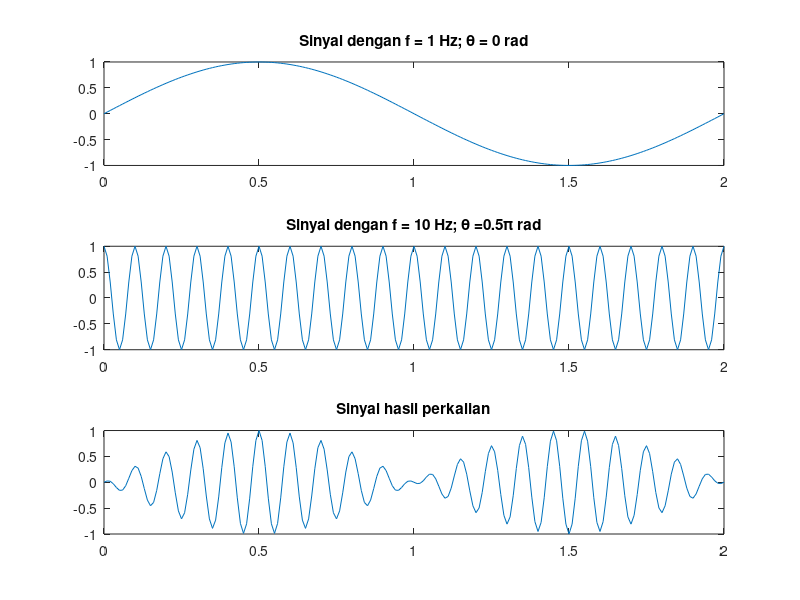

Write MATLAB code to recreate this figure.
clc;
% sinyal dengan f = 1 Hz
T = 100;
t = 0:1/T:2;
f1 = 1;
y1 = sin(f1*pi*t);

% sinyal dengan f dan fase yang diubah-ubah
f2 = 10;
k = 0.5;
pha2 = k*pi;
y2 = sin(2*pi*f2*t + pha2);

% penjumlahan sinyal
y3 = y1 .* y2;

% 1st  plot
subplot(3,1,1);
plot(t, y1);
text = ('Sinyal dengan f = 1 Hz; \theta = 0 rad');
title(text);

% 2nd plot
subplot(3,1,2);
plot(t, y2);
text = (['Sinyal dengan f = ', num2str(f2), ' Hz; \theta =', num2str(k), '\pi rad']);
title(text);

% 3rd plot
subplot(3,1,3);
plot(t, y3);
title('Sinyal hasil perkalian');